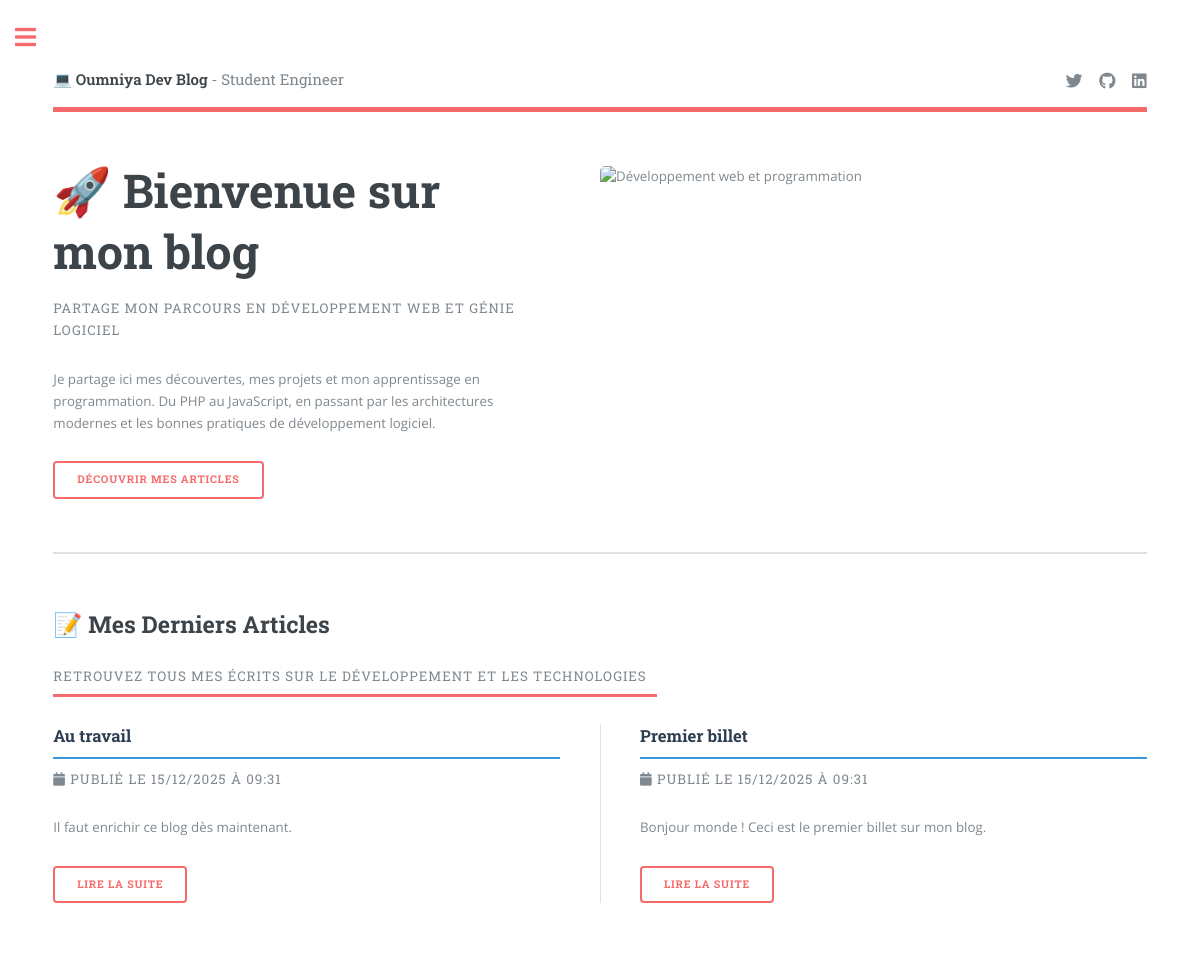
The page / on the database its author committed.
### tables this page shows
create table T_BILLET (
  BIL_ID integer primary key auto_increment,
  BIL_DATE datetime not null,
  BIL_TITRE varchar(100) not null,
  BIL_CONTENU varchar(400) not null
);

### Controleur/Controleur.php (called while the page is built, shortened)
<?php
require_once 'Modele/Modele.php';
function accueil() {
    $billets = getBillets();
    require 'Vue/vueAccueil.php';
}
?>

### Modele/modele.php (called while the page is built, shortened)
<?php
function getBdd() {
    $host = getenv('DB_HOST') ?: 'localhost';
    $dbname = getenv('DB_NAME') ?: 'monblog';
    $username = getenv('DB_USER') ?: 'root';
    $password = getenv('DB_PASSWORD') ?: '';
    $bdd = new PDO(
        "mysql:host=$host;dbname=$dbname;charset=utf8",
        $username,
        $password,
        array(PDO::ATTR_ERRMODE => PDO::ERRMODE_EXCEPTION)
    );
    return $bdd;
}
function getBillets() {
    $bdd = getBdd();
    $billets = $bdd->query('select BIL_ID as id, BIL_DATE as date, BIL_TITRE as titre, BIL_CONTENU as contenu from T_BILLET order by BIL_ID desc');
    return $billets;
}
?>

### Vue/vueAccueil.php (the view, shortened to what this page needs)
<section id="banner">
    <div class="content">
        <header>
            <h1>🚀 Bienvenue sur mon blog</h1>
            <p>Partage mon parcours en développement web et génie logiciel</p>
        </header>
        <p>
            Je partage ici mes découvertes, mes projets et mon apprentissage en programmation.
            Du PHP au JavaScript, en passant par les architectures modernes et les bonnes pratiques
            de développement logiciel.
        </p>
        <ul class="actions">
            <li><a href="#articles" class="button big">Découvrir mes articles</a></li>
        </ul>
    </div>
    <span class="image object">
    <img src="https://images.unsplash.com/photo-1555066931-4365d14bab8c?ixlib=rb-4.0.3&ixid=M3wxMjA3fDB8MHxwaG90by1wYWdlfHx8fGVufDB8fHx8fA%3D%3D&auto=format&fit=crop&w=500&q=80"
         alt="Développement web et programmation"
         style="width: 100%; height: auto;" />
</span>
</section>
<section id="articles">
    <header class="major">
        <h2>📝 Mes Derniers Articles</h2>
        <p>Retrouvez tous mes écrits sur le développement et les technologies</p>
    </header>
    <div class="posts">
        <?php foreach ($billets as $billet): ?>
        <article>
    <header>
        <a href="index.php?action=billet&id=<?= $billet['id'] ?>">
    <h3 class="titreBillet"><?= htmlspecialchars($billet['titre']) ?></h3>
        </a>
        <p class="meta">
            <i class="icon solid fa-calendar"></i>
            Publié le <?= date('d/m/Y à H:i', strtotime($billet['date'])) ?>
        </p>
    </header>
    <p><?= nl2br(htmlspecialchars($billet['contenu'])) ?></p>
    <ul class="actions">
        <li>
            <a href="billet.php?id=<?= $billet['id'] ?>" class="button">
                Lire la suite
            </a>
        </li>
    </ul>
  </article>
        <?php endforeach; ?>
    </div>
</section>
<?php
require 'Vue/gabarit.php';
?>

### rows shown on the page
t_billet: BIL_TITRE "Au travail", BIL_DATE "15/12/2025 À 09:31", BIL_CONTENU "Il faut enrichir ce blog dès maintenant."
t_billet: BIL_TITRE "Premier billet", BIL_DATE "15/12/2025 À 09:31", BIL_CONTENU "Bonjour monde ! Ceci est le premier billet sur mon blog."
